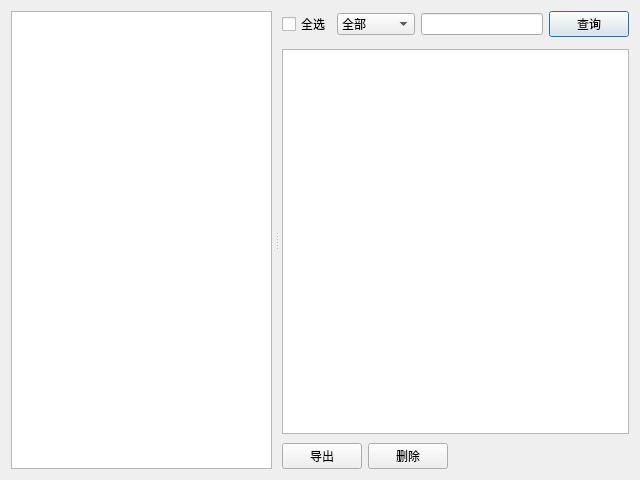
<?xml version="1.0" encoding="UTF-8"?>
<ui version="4.0">
 <class>LogViewDialog</class>
 <widget class="QDialog" name="LogViewDialog">
  <property name="geometry">
   <rect>
    <x>0</x>
    <y>0</y>
    <width>640</width>
    <height>480</height>
   </rect>
  </property>
  <property name="windowTitle">
   <string>Dialog</string>
  </property>
  <property name="windowIcon">
   <iconset resource="../rs/myrs.qrc">
    <normaloff>:/icofire.ico</normaloff>:/icofire.ico</iconset>
  </property>
  <layout class="QHBoxLayout" name="horizontalLayout_3">
   <item>
    <widget class="QSplitter" name="splitter">
     <property name="cursor">
      <cursorShape>ArrowCursor</cursorShape>
     </property>
     <property name="frameShape">
      <enum>QFrame::NoFrame</enum>
     </property>
     <property name="frameShadow">
      <enum>QFrame::Plain</enum>
     </property>
     <property name="lineWidth">
      <number>1</number>
     </property>
     <property name="orientation">
      <enum>Qt::Horizontal</enum>
     </property>
     <property name="opaqueResize">
      <bool>true</bool>
     </property>
     <property name="handleWidth">
      <number>10</number>
     </property>
     <property name="childrenCollapsible">
      <bool>true</bool>
     </property>
     <widget class="QTreeView" name="treeView">
      <property name="editTriggers">
       <set>QAbstractItemView::NoEditTriggers</set>
      </property>
      <attribute name="headerVisible">
       <bool>false</bool>
      </attribute>
     </widget>
     <widget class="QWidget" name="widget_4" native="true">
      <property name="styleSheet">
       <string notr="true">QWidget#widget_4{
  
}</string>
      </property>
      <layout class="QVBoxLayout" name="verticalLayout">
       <property name="spacing">
        <number>0</number>
       </property>
       <property name="margin">
        <number>0</number>
       </property>
       <item>
        <widget class="QWidget" name="widget" native="true">
         <property name="styleSheet">
          <string notr="true">QWidget#widget{
  
}</string>
         </property>
         <layout class="QHBoxLayout" name="horizontalLayout">
          <property name="leftMargin">
           <number>0</number>
          </property>
          <property name="topMargin">
           <number>0</number>
          </property>
          <property name="rightMargin">
           <number>0</number>
          </property>
          <property name="bottomMargin">
           <number>12</number>
          </property>
          <item>
           <widget class="QCheckBox" name="checkBox">
            <property name="text">
             <string>全选</string>
            </property>
           </widget>
          </item>
          <item>
           <widget class="QComboBox" name="comboBox">
            <item>
             <property name="text">
              <string>全部</string>
             </property>
            </item>
            <item>
             <property name="text">
              <string>红色警报</string>
             </property>
            </item>
            <item>
             <property name="text">
              <string>黄色警报</string>
             </property>
            </item>
            <item>
             <property name="text">
              <string>橙色警报</string>
             </property>
            </item>
           </widget>
          </item>
          <item>
           <widget class="QLineEdit" name="lineEdit"/>
          </item>
          <item>
           <widget class="QPushButton" name="pushButton">
            <property name="text">
             <string>查询</string>
            </property>
           </widget>
          </item>
         </layout>
        </widget>
       </item>
       <item>
        <widget class="QWidget" name="widget_2" native="true">
         <layout class="QHBoxLayout" name="horizontalLayout_2">
          <property name="spacing">
           <number>0</number>
          </property>
          <property name="margin">
           <number>0</number>
          </property>
          <item>
           <widget class="QTableView" name="tableView">
            <property name="dragEnabled">
             <bool>true</bool>
            </property>
            <property name="showGrid">
             <bool>true</bool>
            </property>
            <property name="gridStyle">
             <enum>Qt::SolidLine</enum>
            </property>
            <property name="sortingEnabled">
             <bool>true</bool>
            </property>
            <attribute name="horizontalHeaderCascadingSectionResizes">
             <bool>false</bool>
            </attribute>
           </widget>
          </item>
         </layout>
        </widget>
       </item>
       <item>
        <widget class="QWidget" name="widget_3" native="true">
         <layout class="QHBoxLayout" name="horizontalLayout_4">
          <property name="leftMargin">
           <number>0</number>
          </property>
          <property name="topMargin">
           <number>9</number>
          </property>
          <property name="rightMargin">
           <number>0</number>
          </property>
          <property name="bottomMargin">
           <number>0</number>
          </property>
          <item>
           <widget class="QPushButton" name="pushButton_3">
            <property name="text">
             <string>导出</string>
            </property>
           </widget>
          </item>
          <item>
           <widget class="QPushButton" name="pushButton_2">
            <property name="text">
             <string>删除</string>
            </property>
           </widget>
          </item>
          <item>
           <spacer name="horizontalSpacer">
            <property name="orientation">
             <enum>Qt::Horizontal</enum>
            </property>
            <property name="sizeHint" stdset="0">
             <size>
              <width>174</width>
              <height>20</height>
             </size>
            </property>
           </spacer>
          </item>
         </layout>
        </widget>
       </item>
      </layout>
     </widget>
    </widget>
   </item>
  </layout>
 </widget>
 <resources>
  <include location="../rs/myrs.qrc"/>
 </resources>
 <connections/>
</ui>
